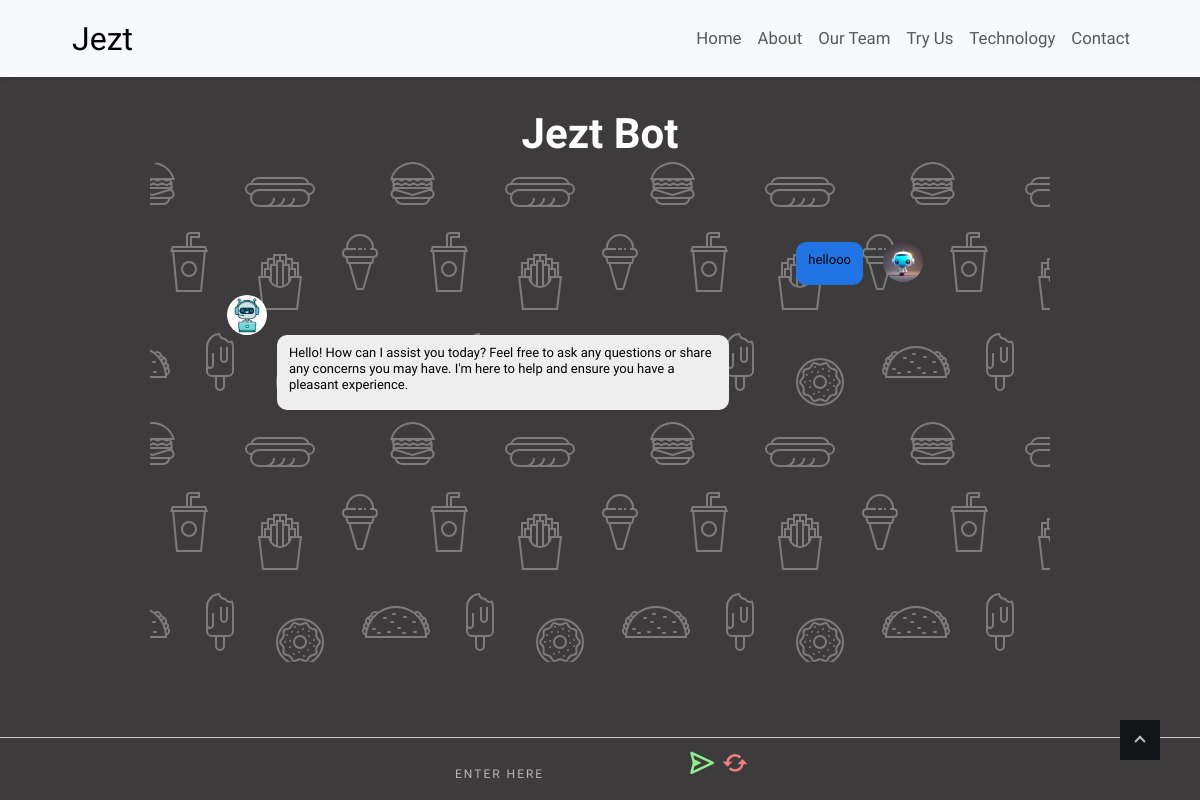
Page /chatbot/ on the earlier database version.
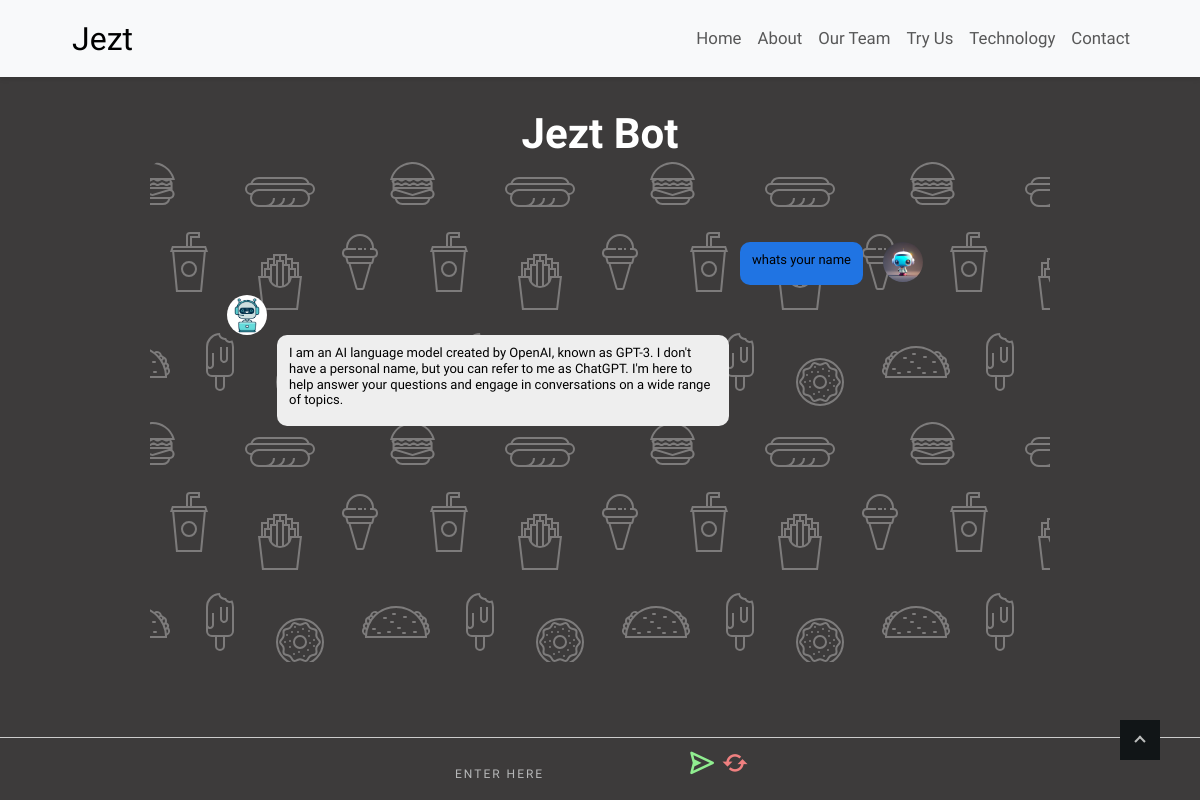
Same page on the later database version.
### myapp/models.py (models this page shows, shortened)
class ChatMessage(models.Model):
    ROLES = (
        ('user', 'User'),
        ('bot', 'Bot'),
    )
    role = models.CharField(max_length=5, choices=ROLES)
    content = models.TextField()
    timestamp = models.DateTimeField(auto_now_add=True)

### myapp/views.py (the view, shortened to what this page needs)
# urls.py: path('chatbot/',views.Ai,name="chatbot"),
def Ai(request):
    messages = ChatMessage.objects.all()  # Retrieve existing chat messages
    return render(request, 'Ai_Teacher.html', {'messages': messages})

### myapp/templates/Ai_Teacher.html (shortened to what this page needs)
<!DOCTYPE html>
{%load static%}
<html lang="en">
<head>
    <link href='https://unpkg.com/boxicons@2.1.4/css/boxicons.min.css' rel='stylesheet'>
    <link href="https://cdn.jsdelivr.net/npm/bootstrap@5.3.2/dist/css/bootstrap.min.css" rel="stylesheet">
    <link href="{%static 'css/plugins.css' %}" rel="stylesheet" type="text/css">
    <link href="{%static 'css/style.css' %}" rel="stylesheet" type="text/css">
</head>
<body class="loader1">
    <a class="to-top-btn pointer-small" href="#up">
			  <span class="to-top-arrow"></span>
		</a>
    <nav class="navbar navbar-expand-lg bg-body-tertiary sticky-navbar">
        <div class="container-fluid">
          <a class="navbar-brand" href="#" style="font-size: xx-large;">Jezt</a>
          <div class="collapse navbar-collapse justify-content-end" id="navbarNavDropdown" style="margin-right: 40px; padding: 10px; font-size: larger;">
            <ul class="navbar-nav">
              <li class="nav-item">
                <a class="nav-link" href="{%url 'index' %}" id="social">Home</a>
              </li>
              <li class="nav-item">
                <a class="nav-link" href="{%url 'about-us' %}" id="social">About</a>
              </li>
              <li class="nav-item">
                <a class="nav-link" href="{% url 'team' %}" id="social">Our Team</a>
              </li>
              <li class="nav-item">
                <a class="nav-link" href="{%url 'chatbot' %}" id="social">Try Us</a>
              </li>
              <li class="nav-item">
                <a class="nav-link" href="{%url 'technology' %}" id="social">Technology</a>
              </li>
              <li class="nav-item">
                <a class="nav-link" href="{%url 'contact-us' %}" id="social">Contact</a>
              </li>
            </ul>
          </div>
        </div>
      </nav>
<h1>Jezt Bot</h1>
<section>
        <div class="container " id="messages-container">
            <div class="row">
                <div class="col-1"></div>
                <div class="col-10">
            {% for message in messages %}
            {% if message.role == 'bot' %}
            <img src="{%static 'images/robo.jpeg' %}" alt="Bot Avatar" class="m1" >
        {% endif %}
                <div class="message {{ message.role }}-message" >
                    <div class="message-content">
                        <h6 class="h6">{{ message.content }}</h6>
                    </div>
                    {% if message.role == 'user' %}
                    <img src="{%static 'images/robo1.jpeg' %}" alt="User Avatar" class="m2">
                {% endif %}
                </div>
            {% endfor %}
        </div>
        <div class="col-1"></div>
        </div>
        </div>
        <div class="input-bar" style="  background: rgb(61,59,59)">
            <form id="message-form" method="POST">
                <input type="text" name="user_input" placeholder="Enter Here" style=" color: #eee;">
                <button type="submit"  id="send-btn" ><i class='bx bx-send custom-icon1' ></i> </button>
                <a href="{% url 'clear_chat_history' %}" ><i class='bx bx-refresh custom-icon'></i></i> </a>
            </form>
        </div>
    </section>
</body>
</html>

### myapp/templates/Ai_Teacher.html (style rules this page uses)
.row { padding: 60px 40px; border-radius: 20px; cursor: pointer; transition: all .35s; }
.navbar-brand { margin-left: 60px; }
.sticky-navbar { position: sticky; top: 0; z-index: 100; background-color: rgba(0, 0, 0, 0.9); box-shadow: 0px 2px 5px rgba(0, 0, 0, 0.1); }
h1 { text-align: center; margin-top: 30px; color: white; }
body { background-color:rgb(61,59,59) ; }
.container { width: 75%; overflow-y: auto; height: 500px; border-radius: 10px; padding: 20px; box-sizing: border-box; margin-bottom: 10px; }
.message { margin-bottom: 10px; display: flex; justify-content: flex-start; }
.user-message { justify-content: flex-end; }
.message-content { background-color: #eee; color: black; border-radius: 10px; padding: 10px 12px; max-width: 70%; }
.user-message .message-content { background-color:#2074E3; }
.input-bar { position: fixed; bottom: 0; left: 50%; transform: translateX(-50%); display: flex; justify-content: center; align-items: center; width: 100%; padding: 10px; box-sizing: border-box; border-top: 1px solid #ccc; }
.input-bar input { flex: 1; padding: 5px; border-radius: 5px; border: none; }
.m1 { width: 40px; height: 40px; border-radius: 50%; margin-left: -50px; }
.m2 { width: 40px; height: 40px; border-radius: 50%; margin-left: 20px; }
.h6 { font-size: small; }
.custom-icon { color: lightcoral; font-size: 30px; }
.custom-icon1 { color: lightgreen; font-size: 30px; margin-left: 30px; }

Differences in the rows shown:
removed ChatMessage: content "hellooo"
removed ChatMessage: content "Hello! How can I assist you today? Feel free to ask any questions or share any concerns you may have. I'm here to help and ensure you have a pleasant experience."
added ChatMessage: content "whats your name"
added ChatMessage: content "I am an AI language model created by OpenAI, known as GPT-3. I don't have a personal name, but you can refer to me as ChatGPT. I'm here to help answer your questions and engage in conversations on a wide range of topics."
